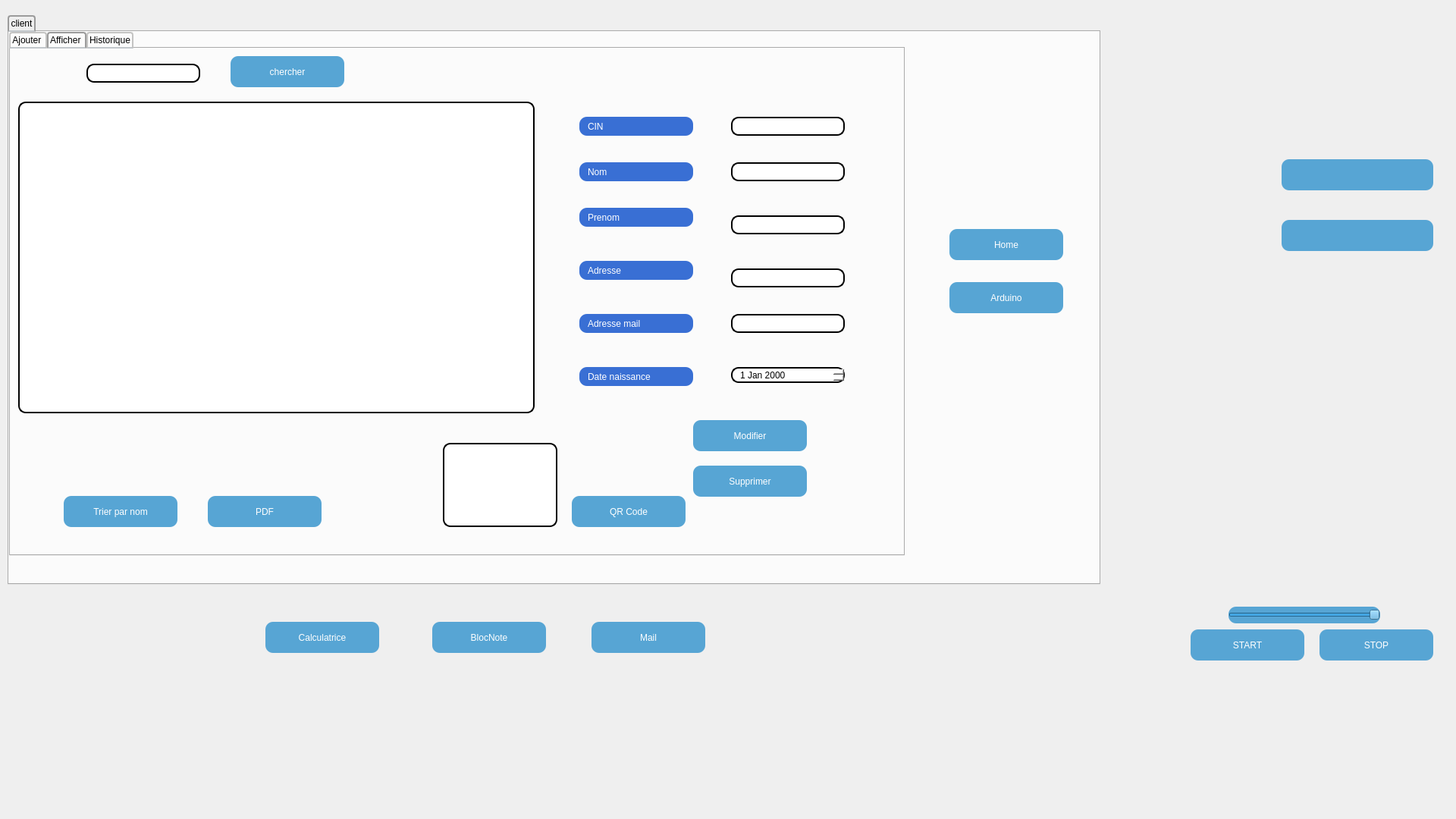
<?xml version="1.0" encoding="UTF-8"?>
<ui version="4.0">
 <class>client</class>
 <widget class="QDialog" name="client">
  <property name="geometry">
   <rect>
    <x>0</x>
    <y>0</y>
    <width>1920</width>
    <height>1080</height>
   </rect>
  </property>
  <property name="windowTitle">
   <string>Dialog</string>
  </property>
  <property name="styleSheet">
   <string notr="true">background-image: url(:/resources/img/jjjjjj.png);</string>
  </property>
  <widget class="QTabWidget" name="tabWidget">
   <property name="geometry">
    <rect>
     <x>10</x>
     <y>20</y>
     <width>1441</width>
     <height>751</height>
    </rect>
   </property>
   <property name="styleSheet">
    <string notr="true">QTabBar::tab {
	border-color: rgb(170, 170, 0);
    background: qlineargradient(x1: 0, y1: 0, x2: 0, y2: 1,
                                stop: 0 #E1E1E1, stop: 0.4 #DDDDDD,
                                stop: 0.5 #D8D8D8, stop: 1.0 #D3D3D3);
    border: 2px solid#C4C4C3;
    border-bottom-color: #C2C7CB; /* same as the pane color */
    border-top-left-radius: 4px;
    border-top-right-radius: 4px;
    min-width:20ex;
    padding: 2px;
     font: bold, &quot;Comic Sans MS&quot;;
}

QTabBar::tab:selected, QTabBar::tab:hover {
    background: qlineargradient(x1: 0, y1: 0, x2: 0, y2: 1,
                                stop: 0 #fade02, stop: 0.4 #fade02,
                                stop: 0.5 #fade02, stop: 1.0 #fade02);
}

QTabBar::tab:selected {
    border-color: #9B9B9B;
    border-bottom-color: #C2C7CB; /* same as pane color */
}</string>
   </property>
   <property name="currentIndex">
    <number>0</number>
   </property>
   <widget class="QWidget" name="tab_5">
    <attribute name="title">
     <string>client</string>
    </attribute>
    <widget class="QTabWidget" name="tabWidget_7">
     <property name="geometry">
      <rect>
       <x>0</x>
       <y>0</y>
       <width>1181</width>
       <height>691</height>
      </rect>
     </property>
     <property name="styleSheet">
      <string notr="true">QTabBar::tab {
    background: qlineargradient(x1: 0, y1: 0, x2: 0, y2: 1,
                                stop: 0 #E1E1E1, stop: 0.4 #DDDDDD,
                                stop: 0.5 #D8D8D8, stop: 1.0 #D3D3D3);
    border: 2px solid#C4C4C3;
    border-bottom-color: #C2C7CB; /* same as the pane color */
    border-top-left-radius: 4px;
    border-top-right-radius: 4px;
    min-width:20ex;
    padding: 2px;
     font: bold, &quot;Comic Sans MS&quot;;
}

QTabBar::tab:selected, QTabBar::tab:hover {
    background: qlineargradient(x1: 0, y1: 0, x2: 0, y2: 1,
                                stop: 0 #085394, stop: 0.4 #085394,
                                stop: 0.5 #085394, stop: 1.0 #085394);
}

QTabBar::tab:selected {
    border-color: #9B9B9B;
    border-bottom-color: #C2C7CB; /* same as pane color */
}</string>
     </property>
     <property name="currentIndex">
      <number>1</number>
     </property>
     <widget class="QWidget" name="tab_22">
      <attribute name="title">
       <string>Ajouter </string>
      </attribute>
      <widget class="QLabel" name="label">
       <property name="geometry">
        <rect>
         <x>390</x>
         <y>60</y>
         <width>150</width>
         <height>25</height>
        </rect>
       </property>
       <property name="styleSheet">
        <string notr="true">QLabel {
font: 75 8pt &quot;MS Shell Dlg 2&quot;;
border: 2px ;
border-radius: 10px;
color: rgb(255, 255, 255);
padding: 0 8px;
background: rgb(57, 111, 212);
font: bold, &quot;Comic Sans MS&quot;;;
text-align:center;
}

</string>
       </property>
       <property name="text">
        <string>CIN</string>
       </property>
      </widget>
      <widget class="QLabel" name="label_2">
       <property name="geometry">
        <rect>
         <x>390</x>
         <y>130</y>
         <width>150</width>
         <height>25</height>
        </rect>
       </property>
       <property name="styleSheet">
        <string notr="true">QLabel {
font: 75 8pt &quot;MS Shell Dlg 2&quot;;
border: 2px ;
border-radius: 10px;
color: rgb(255, 255, 255);
padding: 0 8px;
background: rgb(57, 111, 212);
font: bold, &quot;Comic Sans MS&quot;;;
text-align:center;
}

</string>
       </property>
       <property name="text">
        <string>Nom</string>
       </property>
      </widget>
      <widget class="QLabel" name="label_3">
       <property name="geometry">
        <rect>
         <x>390</x>
         <y>200</y>
         <width>150</width>
         <height>25</height>
        </rect>
       </property>
       <property name="styleSheet">
        <string notr="true">QLabel {
font: 75 8pt &quot;MS Shell Dlg 2&quot;;
border: 2px ;
border-radius: 10px;
color: rgb(255, 255, 255);
padding: 0 8px;
background: rgb(57, 111, 212);
font: bold, &quot;Comic Sans MS&quot;;;
text-align:center;
}

</string>
       </property>
       <property name="text">
        <string>Prenom</string>
       </property>
      </widget>
      <widget class="QLabel" name="label_4">
       <property name="geometry">
        <rect>
         <x>390</x>
         <y>270</y>
         <width>150</width>
         <height>25</height>
        </rect>
       </property>
       <property name="styleSheet">
        <string notr="true">QLabel {
font: 75 8pt &quot;MS Shell Dlg 2&quot;;
border: 2px ;
border-radius: 10px;
color: rgb(255, 255, 255);
padding: 0 8px;
background: rgb(57, 111, 212);
font: bold, &quot;Comic Sans MS&quot;;;
text-align:center;
}

</string>
       </property>
       <property name="text">
        <string>Adresse</string>
       </property>
      </widget>
      <widget class="QLabel" name="label_5">
       <property name="geometry">
        <rect>
         <x>390</x>
         <y>340</y>
         <width>150</width>
         <height>25</height>
        </rect>
       </property>
       <property name="styleSheet">
        <string notr="true">QLabel {
font: 75 8pt &quot;MS Shell Dlg 2&quot;;
border: 2px ;
border-radius: 10px;
color: rgb(255, 255, 255);
padding: 0 8px;
background: rgb(57, 111, 212);
font: bold, &quot;Comic Sans MS&quot;;;
text-align:center;
}

</string>
       </property>
       <property name="text">
        <string>Adresse mail</string>
       </property>
      </widget>
      <widget class="QLabel" name="label_55">
       <property name="geometry">
        <rect>
         <x>390</x>
         <y>410</y>
         <width>150</width>
         <height>25</height>
        </rect>
       </property>
       <property name="styleSheet">
        <string notr="true">QLabel {
font: 75 8pt &quot;MS Shell Dlg 2&quot;;
border: 2px ;
border-radius: 10px;
color: rgb(255, 255, 255);
padding: 0 8px;
background: rgb(57, 111, 212);
font: bold, &quot;Comic Sans MS&quot;;;
text-align:center;
}

</string>
       </property>
       <property name="text">
        <string>Date naissance</string>
       </property>
      </widget>
      <widget class="QLineEdit" name="ajout_cin_4">
       <property name="geometry">
        <rect>
         <x>600</x>
         <y>60</y>
         <width>150</width>
         <height>25</height>
        </rect>
       </property>
       <property name="styleSheet">
        <string notr="true">border: 2px solid black;
font: 75 8pt &quot;MS Shell Dlg 2&quot;;
border-radius: 10px;
padding: 0 8px;
background: white;
font: bold, &quot;Comic Sans MS&quot;;;
text-align:center;</string>
       </property>
       <property name="clearButtonEnabled">
        <bool>true</bool>
       </property>
      </widget>
      <widget class="QLineEdit" name="ajout_nom_4">
       <property name="geometry">
        <rect>
         <x>600</x>
         <y>130</y>
         <width>150</width>
         <height>25</height>
        </rect>
       </property>
       <property name="styleSheet">
        <string notr="true">border: 2px solid black;
font: 75 8pt &quot;MS Shell Dlg 2&quot;;
border-radius: 10px;
padding: 0 8px;
background: white;
font: bold, &quot;Comic Sans MS&quot;;;
text-align:center;</string>
       </property>
       <property name="clearButtonEnabled">
        <bool>true</bool>
       </property>
      </widget>
      <widget class="QLineEdit" name="ajout_prenom_4">
       <property name="geometry">
        <rect>
         <x>600</x>
         <y>200</y>
         <width>150</width>
         <height>25</height>
        </rect>
       </property>
       <property name="styleSheet">
        <string notr="true">border: 2px solid black;
font: 75 8pt &quot;MS Shell Dlg 2&quot;;
border-radius: 10px;
padding: 0 8px;
background: white;
font: bold, &quot;Comic Sans MS&quot;;;
text-align:center;</string>
       </property>
       <property name="clearButtonEnabled">
        <bool>true</bool>
       </property>
      </widget>
      <widget class="QLineEdit" name="ajout_adresse_4">
       <property name="geometry">
        <rect>
         <x>600</x>
         <y>270</y>
         <width>150</width>
         <height>25</height>
        </rect>
       </property>
       <property name="styleSheet">
        <string notr="true">border: 2px solid black;
font: 75 8pt &quot;MS Shell Dlg 2&quot;;
border-radius: 10px;
padding: 0 8px;
background: white;
font: bold, &quot;Comic Sans MS&quot;;;
text-align:center;</string>
       </property>
       <property name="clearButtonEnabled">
        <bool>true</bool>
       </property>
      </widget>
      <widget class="QLineEdit" name="ajout_adresseMail_4">
       <property name="geometry">
        <rect>
         <x>600</x>
         <y>340</y>
         <width>150</width>
         <height>25</height>
        </rect>
       </property>
       <property name="styleSheet">
        <string notr="true">border: 2px solid black;
font: 75 8pt &quot;MS Shell Dlg 2&quot;;
border-radius: 10px;
padding: 0 8px;
background: white;
font: bold, &quot;Comic Sans MS&quot;;;
text-align:center;</string>
       </property>
       <property name="clearButtonEnabled">
        <bool>true</bool>
       </property>
      </widget>
      <widget class="QDateEdit" name="ajout_dateN_4">
       <property name="geometry">
        <rect>
         <x>600</x>
         <y>410</y>
         <width>150</width>
         <height>25</height>
        </rect>
       </property>
       <property name="styleSheet">
        <string notr="true">border: 2px solid black;
font: 75 8pt &quot;MS Shell Dlg 2&quot;;
border-radius: 10px;
padding: 0 8px;
background: white;
font: bold, &quot;Comic Sans MS&quot;;;
text-align:center;</string>
       </property>
      </widget>
      <widget class="QPushButton" name="ajoutClient_4">
       <property name="geometry">
        <rect>
         <x>480</x>
         <y>490</y>
         <width>150</width>
         <height>41</height>
        </rect>
       </property>
       <property name="styleSheet">
        <string notr="true">QPushButton {
font: 75 8pt &quot;MS Shell Dlg 2&quot;;
border: 2px ;
border-radius: 10px;
color: rgb(255, 255, 255);
padding: 0 8px;
background: rgb(87,165,212);
font: bold, &quot;Comic Sans MS&quot;;;
text-align:center;
}

QPushButton:hover  { 
	background-color: rgb(63, 121, 154);
}

QPushButton:pressed  { 
background-color: rgb(82, 142, 199	);
}
</string>
       </property>
       <property name="text">
        <string>ajouter</string>
       </property>
      </widget>
     </widget>
     <widget class="QWidget" name="tab_24">
      <attribute name="title">
       <string>Afficher </string>
      </attribute>
      <widget class="QTableView" name="affichageClient">
       <property name="geometry">
        <rect>
         <x>10</x>
         <y>70</y>
         <width>681</width>
         <height>411</height>
        </rect>
       </property>
       <property name="styleSheet">
        <string notr="true">border: 2px solid black;
font: 75 8pt &quot;MS Shell Dlg 2&quot;;
border-radius: 10px;
padding: 0 8px;
background: white;
font: bold, &quot;Comic Sans MS&quot;;;
text-align:center;</string>
       </property>
      </widget>
      <widget class="QLineEdit" name="recherche_4">
       <property name="geometry">
        <rect>
         <x>100</x>
         <y>20</y>
         <width>150</width>
         <height>25</height>
        </rect>
       </property>
       <property name="styleSheet">
        <string notr="true">border: 2px solid black;
font: 75 8pt &quot;MS Shell Dlg 2&quot;;
border-radius: 10px;
padding: 0 8px;
background: white;
font: bold, &quot;Comic Sans MS&quot;;;
text-align:center;</string>
       </property>
       <property name="text">
        <string/>
       </property>
      </widget>
      <widget class="QPushButton" name="cherchercom_2">
       <property name="geometry">
        <rect>
         <x>290</x>
         <y>10</y>
         <width>150</width>
         <height>41</height>
        </rect>
       </property>
       <property name="styleSheet">
        <string notr="true">QPushButton {
font: 75 8pt &quot;MS Shell Dlg 2&quot;;
border: 2px ;
border-radius: 10px;
color: rgb(255, 255, 255);
padding: 0 8px;
background: rgb(87,165,212);
font: bold, &quot;Comic Sans MS&quot;;;
text-align:center;
}

QPushButton:hover  { 
	background-color: rgb(63, 121, 154);
}

QPushButton:pressed  { 
background-color: rgb(82, 142, 199	);
}





</string>
       </property>
       <property name="text">
        <string>chercher</string>
       </property>
      </widget>
      <widget class="QLineEdit" name="cinClient_8">
       <property name="geometry">
        <rect>
         <x>950</x>
         <y>90</y>
         <width>150</width>
         <height>25</height>
        </rect>
       </property>
       <property name="styleSheet">
        <string notr="true">border: 2px solid black;
font: 75 8pt &quot;MS Shell Dlg 2&quot;;
border-radius: 10px;
padding: 0 8px;
background: white;
font: bold, &quot;Comic Sans MS&quot;;;
text-align:center;</string>
       </property>
      </widget>
      <widget class="QLabel" name="label_7">
       <property name="geometry">
        <rect>
         <x>750</x>
         <y>90</y>
         <width>150</width>
         <height>25</height>
        </rect>
       </property>
       <property name="styleSheet">
        <string notr="true">QLabel {
font: 75 8pt &quot;MS Shell Dlg 2&quot;;
border: 2px ;
border-radius: 10px;
color: rgb(255, 255, 255);
padding: 0 8px;
background: rgb(57, 111, 212);
font: bold, &quot;Comic Sans MS&quot;;;
text-align:center;
}








</string>
       </property>
       <property name="text">
        <string>CIN</string>
       </property>
      </widget>
      <widget class="QLineEdit" name="modifier_prenom_4">
       <property name="geometry">
        <rect>
         <x>950</x>
         <y>220</y>
         <width>150</width>
         <height>25</height>
        </rect>
       </property>
       <property name="styleSheet">
        <string notr="true">border: 2px solid black;
font: 75 8pt &quot;MS Shell Dlg 2&quot;;
border-radius: 10px;
padding: 0 8px;
background: white;
font: bold, &quot;Comic Sans MS&quot;;;
text-align:center;</string>
       </property>
      </widget>
      <widget class="QLabel" name="label_8">
       <property name="geometry">
        <rect>
         <x>750</x>
         <y>350</y>
         <width>150</width>
         <height>25</height>
        </rect>
       </property>
       <property name="styleSheet">
        <string notr="true">QLabel {
font: 75 8pt &quot;MS Shell Dlg 2&quot;;
border: 2px ;
border-radius: 10px;
color: rgb(255, 255, 255);
padding: 0 8px;
	background: rgb(57, 111, 212);
font: bold, &quot;Comic Sans MS&quot;;;
text-align:center;
}

QLabel:hover  { 
	background-color: rgb(63, 121, 154);
}

QLabel:pressed  { 
background-color: rgb(82, 142, 199	);
}





</string>
       </property>
       <property name="text">
        <string>Adresse mail</string>
       </property>
      </widget>
      <widget class="QLineEdit" name="modifier_adresse_4">
       <property name="geometry">
        <rect>
         <x>950</x>
         <y>290</y>
         <width>150</width>
         <height>25</height>
        </rect>
       </property>
       <property name="styleSheet">
        <string notr="true">border: 2px solid black;
font: 75 8pt &quot;MS Shell Dlg 2&quot;;
border-radius: 10px;
padding: 0 8px;
background: white;
font: bold, &quot;Comic Sans MS&quot;;;
text-align:center;</string>
       </property>
      </widget>
      <widget class="QLabel" name="label_9">
       <property name="geometry">
        <rect>
         <x>750</x>
         <y>280</y>
         <width>150</width>
         <height>25</height>
        </rect>
       </property>
       <property name="styleSheet">
        <string notr="true">QLabel {
font: 75 8pt &quot;MS Shell Dlg 2&quot;;
border: 2px ;
border-radius: 10px;
color: rgb(255, 255, 255);
padding: 0 8px;
	background: rgb(57, 111, 212);
font: bold, &quot;Comic Sans MS&quot;;;
text-align:center;
}

QLabel:hover  { 
	background-color: rgb(63, 121, 154);
}

QLabel:pressed  { 
background-color: rgb(82, 142, 199	);
}





</string>
       </property>
       <property name="text">
        <string>Adresse</string>
       </property>
      </widget>
      <widget class="QLineEdit" name="modifier_adresseMail_4">
       <property name="geometry">
        <rect>
         <x>950</x>
         <y>350</y>
         <width>150</width>
         <height>25</height>
        </rect>
       </property>
       <property name="styleSheet">
        <string notr="true">border: 2px solid black;
font: 75 8pt &quot;MS Shell Dlg 2&quot;;
border-radius: 10px;
padding: 0 8px;
background: white;
font: bold, &quot;Comic Sans MS&quot;;;
text-align:center;</string>
       </property>
      </widget>
      <widget class="QLabel" name="label_10">
       <property name="geometry">
        <rect>
         <x>750</x>
         <y>150</y>
         <width>150</width>
         <height>25</height>
        </rect>
       </property>
       <property name="styleSheet">
        <string notr="true">QLabel {
font: 75 8pt &quot;MS Shell Dlg 2&quot;;
border: 2px ;
border-radius: 10px;
color: rgb(255, 255, 255);
padding: 0 8px;
background: rgb(57, 111, 212);
font: bold, &quot;Comic Sans MS&quot;;;
text-align:center;
}








</string>
       </property>
       <property name="text">
        <string>Nom</string>
       </property>
      </widget>
      <widget class="QLabel" name="label_11">
       <property name="geometry">
        <rect>
         <x>750</x>
         <y>210</y>
         <width>150</width>
         <height>25</height>
        </rect>
       </property>
       <property name="styleSheet">
        <string notr="true">QLabel {
font: 75 8pt &quot;MS Shell Dlg 2&quot;;
border: 2px ;
border-radius: 10px;
color: rgb(255, 255, 255);
padding: 0 8px;
	background: rgb(57, 111, 212);
font: bold, &quot;Comic Sans MS&quot;;;
text-align:center;
}

QLabel:hover  { 
	background-color: rgb(63, 121, 154);
}

QLabel:pressed  { 
background-color: rgb(82, 142, 199	);
}





</string>
       </property>
       <property name="text">
        <string>Prenom</string>
       </property>
      </widget>
      <widget class="QLabel" name="label_12">
       <property name="geometry">
        <rect>
         <x>750</x>
         <y>420</y>
         <width>150</width>
         <height>25</height>
        </rect>
       </property>
       <property name="styleSheet">
        <string notr="true">QLabel {
font: 75 8pt &quot;MS Shell Dlg 2&quot;;
border: 2px ;
border-radius: 10px;
color: rgb(255, 255, 255);
padding: 0 8px;
background: rgb(57, 111, 212);
font: bold, &quot;Comic Sans MS&quot;;;
text-align:center;
}








</string>
       </property>
       <property name="text">
        <string>Date naissance</string>
       </property>
      </widget>
      <widget class="QDateEdit" name="modifier_dateN_4">
       <property name="geometry">
        <rect>
         <x>950</x>
         <y>420</y>
         <width>150</width>
         <height>21</height>
        </rect>
       </property>
       <property name="styleSheet">
        <string notr="true">border: 2px solid black;
font: 75 8pt &quot;MS Shell Dlg 2&quot;;
border-radius: 10px;
padding: 0 8px;
background: white;
font: bold, &quot;Comic Sans MS&quot;;;
text-align:center;</string>
       </property>
      </widget>
      <widget class="QLineEdit" name="modifier_nom_4">
       <property name="geometry">
        <rect>
         <x>950</x>
         <y>150</y>
         <width>150</width>
         <height>25</height>
        </rect>
       </property>
       <property name="styleSheet">
        <string notr="true">border: 2px solid black;
font: 75 8pt &quot;MS Shell Dlg 2&quot;;
border-radius: 10px;
padding: 0 8px;
background: white;
font: bold, &quot;Comic Sans MS&quot;;;
text-align:center;</string>
       </property>
      </widget>
      <widget class="QLabel" name="label_6">
       <property name="geometry">
        <rect>
         <x>570</x>
         <y>520</y>
         <width>151</width>
         <height>111</height>
        </rect>
       </property>
       <property name="styleSheet">
        <string notr="true">border: 2px solid black;
font: 75 8pt &quot;MS Shell Dlg 2&quot;;
border-radius: 10px;
padding: 0 8px;
background: white;
font: bold, &quot;Comic Sans MS&quot;;;
text-align:center;</string>
       </property>
       <property name="text">
        <string/>
       </property>
      </widget>
      <widget class="QPushButton" name="QRCode">
       <property name="geometry">
        <rect>
         <x>740</x>
         <y>590</y>
         <width>150</width>
         <height>41</height>
        </rect>
       </property>
       <property name="styleSheet">
        <string notr="true">QPushButton {
font: 75 8pt &quot;MS Shell Dlg 2&quot;;
border: 2px ;
border-radius: 10px;
color: rgb(255, 255, 255);
padding: 0 8px;
background: rgb(87,165,212);
font: bold, &quot;Comic Sans MS&quot;;;
text-align:center;
}

QPushButton:hover  { 
	background-color: rgb(63, 121, 154);
}

QPushButton:pressed  { 
background-color: rgb(82, 142, 199	);
}





</string>
       </property>
       <property name="text">
        <string>QR Code</string>
       </property>
      </widget>
      <widget class="QPushButton" name="pushButton">
       <property name="geometry">
        <rect>
         <x>900</x>
         <y>550</y>
         <width>150</width>
         <height>41</height>
        </rect>
       </property>
       <property name="styleSheet">
        <string notr="true">QPushButton {
font: 75 8pt &quot;MS Shell Dlg 2&quot;;
border: 2px ;
border-radius: 10px;
color: rgb(255, 255, 255);
padding: 0 8px;
background: rgb(87,165,212);
font: bold, &quot;Comic Sans MS&quot;;;
text-align:center;
}

QPushButton:hover  { 
	background-color: rgb(63, 121, 154);
}

QPushButton:pressed  { 
background-color: rgb(82, 142, 199	);
}





</string>
       </property>
       <property name="text">
        <string>Supprimer</string>
       </property>
      </widget>
      <widget class="QPushButton" name="pushButton_3">
       <property name="geometry">
        <rect>
         <x>900</x>
         <y>490</y>
         <width>150</width>
         <height>41</height>
        </rect>
       </property>
       <property name="styleSheet">
        <string notr="true">QPushButton {
font: 75 8pt &quot;MS Shell Dlg 2&quot;;
border: 2px ;
border-radius: 10px;
color: rgb(255, 255, 255);
padding: 0 8px;
background: rgb(87,165,212);
font: bold, &quot;Comic Sans MS&quot;;;
text-align:center;
}

QPushButton:hover  { 
	background-color: rgb(63, 121, 154);
}

QPushButton:pressed  { 
background-color: rgb(82, 142, 199	);
}





</string>
       </property>
       <property name="text">
        <string>Modifier</string>
       </property>
      </widget>
      <widget class="QPushButton" name="tri_nom">
       <property name="geometry">
        <rect>
         <x>70</x>
         <y>590</y>
         <width>150</width>
         <height>41</height>
        </rect>
       </property>
       <property name="styleSheet">
        <string notr="true">QPushButton {
font: 75 8pt &quot;MS Shell Dlg 2&quot;;
border: 2px ;
border-radius: 10px;
color: rgb(255, 255, 255);
padding: 0 8px;
background: rgb(87,165,212);
font: bold, &quot;Comic Sans MS&quot;;;
text-align:center;
}

QPushButton:hover  { 
	background-color: rgb(63, 121, 154);
}

QPushButton:pressed  { 
background-color: rgb(82, 142, 199	);
}





</string>
       </property>
       <property name="text">
        <string>Trier par nom</string>
       </property>
      </widget>
      <widget class="QPushButton" name="pfd_6">
       <property name="geometry">
        <rect>
         <x>260</x>
         <y>590</y>
         <width>150</width>
         <height>41</height>
        </rect>
       </property>
       <property name="styleSheet">
        <string notr="true">QPushButton {
font: 75 8pt &quot;MS Shell Dlg 2&quot;;
border: 2px ;
border-radius: 10px;
color: rgb(255, 255, 255);
padding: 0 8px;
background: rgb(87,165,212);
font: bold, &quot;Comic Sans MS&quot;;;
text-align:center;
}

QPushButton:hover  { 
	background-color: rgb(63, 121, 154);
}

QPushButton:pressed  { 
background-color: rgb(82, 142, 199	);
}





</string>
       </property>
       <property name="text">
        <string>PDF</string>
       </property>
      </widget>
     </widget>
     <widget class="QWidget" name="tab">
      <attribute name="title">
       <string>Historique</string>
      </attribute>
      <widget class="QTextBrowser" name="textBrowser">
       <property name="geometry">
        <rect>
         <x>70</x>
         <y>80</y>
         <width>771</width>
         <height>511</height>
        </rect>
       </property>
       <property name="styleSheet">
        <string notr="true">border: 2px solid  black;
font: 75 8pt &quot;MS Shell Dlg 2&quot;;
border-radius: 10px;
padding: 0 8px;
background: white;
font: bold, &quot;Comic Sans MS&quot;;;
text-align:center;</string>
       </property>
      </widget>
      <widget class="QPushButton" name="afficherHisto">
       <property name="geometry">
        <rect>
         <x>990</x>
         <y>280</y>
         <width>150</width>
         <height>41</height>
        </rect>
       </property>
       <property name="styleSheet">
        <string notr="true">QPushButton {
font: 75 8pt &quot;MS Shell Dlg 2&quot;;
border: 2px ;
border-radius: 10px;
color: rgb(255, 255, 255);
padding: 0 8px;
background: rgb(87,165,212);
font: bold, &quot;Comic Sans MS&quot;;;
text-align:center;
}

QPushButton:hover  { 
	background-color: rgb(63, 121, 154);
}

QPushButton:pressed  { 
background-color: rgb(82, 142, 199	);
}





</string>
       </property>
       <property name="text">
        <string>afficher</string>
       </property>
      </widget>
     </widget>
    </widget>
    <widget class="QPushButton" name="pushButton_6">
     <property name="geometry">
      <rect>
       <x>1240</x>
       <y>330</y>
       <width>150</width>
       <height>41</height>
      </rect>
     </property>
     <property name="styleSheet">
      <string notr="true">QPushButton {
font: 75 8pt &quot;MS Shell Dlg 2&quot;;
border: 2px ;
border-radius: 10px;
color: rgb(255, 255, 255);
padding: 0 8px;
background: rgb(87,165,212);
font: bold, &quot;Comic Sans MS&quot;;;
text-align:center;
}

QPushButton:hover  { 
	background-color: rgb(63, 121, 154);
}

QPushButton:pressed  { 
background-color: rgb(82, 142, 199	);
}





</string>
     </property>
     <property name="text">
      <string>Arduino</string>
     </property>
    </widget>
    <widget class="QPushButton" name="pushButton_home1">
     <property name="geometry">
      <rect>
       <x>1240</x>
       <y>260</y>
       <width>150</width>
       <height>41</height>
      </rect>
     </property>
     <property name="styleSheet">
      <string notr="true">QPushButton {
font: 75 8pt &quot;MS Shell Dlg 2&quot;;
border: 2px ;
border-radius: 10px;
color: rgb(255, 255, 255);
padding: 0 8px;
background: rgb(87,165,212);
font: bold, &quot;Comic Sans MS&quot;;;
text-align:center;
}

QPushButton:hover  { 
	background-color: rgb(63, 121, 154);
}

QPushButton:pressed  { 
background-color: rgb(82, 142, 199	);
}





</string>
     </property>
     <property name="text">
      <string>Home</string>
     </property>
    </widget>
   </widget>
  </widget>
  <widget class="QPushButton" name="pushButton_start_musique">
   <property name="geometry">
    <rect>
     <x>1570</x>
     <y>830</y>
     <width>150</width>
     <height>41</height>
    </rect>
   </property>
   <property name="styleSheet">
    <string notr="true">QPushButton {
font: 75 8pt &quot;MS Shell Dlg 2&quot;;
border: 2px ;
border-radius: 10px;
color: rgb(255, 255, 255);
padding: 0 8px;
background: rgb(87,165,212);
font: bold, &quot;Comic Sans MS&quot;;;
text-align:center;
}

QPushButton:hover  { 
	background-color: rgb(63, 121, 154);
}

QPushButton:pressed  { 
background-color: rgb(82, 142, 199	);
}





</string>
   </property>
   <property name="text">
    <string>START</string>
   </property>
  </widget>
  <widget class="QPushButton" name="pushButton_stop_musique">
   <property name="geometry">
    <rect>
     <x>1740</x>
     <y>830</y>
     <width>150</width>
     <height>41</height>
    </rect>
   </property>
   <property name="styleSheet">
    <string notr="true">QPushButton {
font: 75 8pt &quot;MS Shell Dlg 2&quot;;
border: 2px ;
border-radius: 10px;
color: rgb(255, 255, 255);
padding: 0 8px;
background: rgb(87,165,212);
font: bold, &quot;Comic Sans MS&quot;;;
text-align:center;
}

QPushButton:hover  { 
	background-color: rgb(63, 121, 154);
}

QPushButton:pressed  { 
background-color: rgb(82, 142, 199	);
}





</string>
   </property>
   <property name="text">
    <string>STOP</string>
   </property>
  </widget>
  <widget class="QSlider" name="slidervolume">
   <property name="geometry">
    <rect>
     <x>1620</x>
     <y>800</y>
     <width>200</width>
     <height>22</height>
    </rect>
   </property>
   <property name="styleSheet">
    <string notr="true">QSlider {
font: 75 8pt &quot;MS Shell Dlg 2&quot;;
border: 2px ;
border-radius: 10px;
color: rgb(255, 255, 255);
padding: 0 8px;
background: rgb(87,165,212);
font: bold, &quot;Comic Sans MS&quot;;;
text-align:center;
}

QSlider:hover  { 
	background-color: rgb(63, 121, 154);
}

QSlider:pressed  { 
background-color: rgb(82, 142, 199	);
}





</string>
   </property>
   <property name="value">
    <number>99</number>
   </property>
   <property name="orientation">
    <enum>Qt::Horizontal</enum>
   </property>
  </widget>
  <widget class="QPushButton" name="pushButton_blocnote">
   <property name="geometry">
    <rect>
     <x>570</x>
     <y>820</y>
     <width>150</width>
     <height>41</height>
    </rect>
   </property>
   <property name="styleSheet">
    <string notr="true">QPushButton {
font: 75 8pt &quot;MS Shell Dlg 2&quot;;
border: 2px ;
border-radius: 10px;
color: rgb(255, 255, 255);
padding: 0 8px;
background: rgb(87,165,212);
font: bold, &quot;Comic Sans MS&quot;;;
text-align:center;
}

QPushButton:hover  { 
	background-color: rgb(63, 121, 154);
}

QPushButton:pressed  { 
background-color: rgb(82, 142, 199	);
}





</string>
   </property>
   <property name="text">
    <string>BlocNote</string>
   </property>
  </widget>
  <widget class="QLabel" name="Digital_clock">
   <property name="geometry">
    <rect>
     <x>1690</x>
     <y>290</y>
     <width>200</width>
     <height>41</height>
    </rect>
   </property>
   <property name="font">
    <font>
     <family>Comic Sans MS</family>
     <pointsize>8</pointsize>
     <weight>75</weight>
     <italic>false</italic>
     <bold>true</bold>
    </font>
   </property>
   <property name="styleSheet">
    <string notr="true">QLabel {
font: 75 8pt &quot;MS Shell Dlg 2&quot;;
border: 2px ;
border-radius: 10px;
color: rgb(255, 255, 255);
padding: 0 8px;
background: rgb(87,165,212);
font: bold, &quot;Comic Sans MS&quot;;;
text-align:center;
}

QLabel:hover  { 
	background-color: rgb(63, 121, 154);
}

QLabel:pressed  { 
background-color: rgb(82, 142, 199	);
}





</string>
   </property>
   <property name="text">
    <string/>
   </property>
  </widget>
  <widget class="QLabel" name="DateTime_">
   <property name="geometry">
    <rect>
     <x>1690</x>
     <y>210</y>
     <width>200</width>
     <height>41</height>
    </rect>
   </property>
   <property name="font">
    <font>
     <family>Comic Sans MS</family>
     <pointsize>8</pointsize>
     <weight>75</weight>
     <italic>false</italic>
     <bold>true</bold>
    </font>
   </property>
   <property name="styleSheet">
    <string notr="true">QLabel {
font: 75 8pt &quot;MS Shell Dlg 2&quot;;
border: 2px ;
border-radius: 10px;
color: rgb(255, 255, 255);
padding: 0 8px;
background: rgb(87,165,212);
font: bold, &quot;Comic Sans MS&quot;;;
text-align:center;
}

QLabel:hover  { 
	background-color: rgb(63, 121, 154);
}

QLabel:pressed  { 
background-color: rgb(82, 142, 199	);
}





</string>
   </property>
   <property name="text">
    <string/>
   </property>
  </widget>
  <widget class="QPushButton" name="pushButton_calcul">
   <property name="geometry">
    <rect>
     <x>350</x>
     <y>820</y>
     <width>150</width>
     <height>41</height>
    </rect>
   </property>
   <property name="styleSheet">
    <string notr="true">QPushButton {
font: 75 8pt &quot;MS Shell Dlg 2&quot;;
border: 2px ;
border-radius: 10px;
color: rgb(255, 255, 255);
padding: 0 8px;
background: rgb(87,165,212);
font: bold, &quot;Comic Sans MS&quot;;;
text-align:center;
}

QPushButton:hover  { 
	background-color: rgb(63, 121, 154);
}

QPushButton:pressed  { 
background-color: rgb(82, 142, 199	);
}





</string>
   </property>
   <property name="text">
    <string>Calculatrice</string>
   </property>
  </widget>
  <widget class="QPushButton" name="pushButton_2">
   <property name="geometry">
    <rect>
     <x>780</x>
     <y>820</y>
     <width>150</width>
     <height>41</height>
    </rect>
   </property>
   <property name="styleSheet">
    <string notr="true">QPushButton {
font: 75 8pt &quot;MS Shell Dlg 2&quot;;
border: 2px ;
border-radius: 10px;
color: rgb(255, 255, 255);
padding: 0 8px;
background: rgb(87,165,212);
font: bold, &quot;Comic Sans MS&quot;;;
text-align:center;
}

QPushButton:hover  { 
	background-color: rgb(63, 121, 154);
}

QPushButton:pressed  { 
background-color: rgb(82, 142, 199	);
}





</string>
   </property>
   <property name="text">
    <string>Mail</string>
   </property>
  </widget>
 </widget>
 <resources/>
 <connections/>
</ui>
